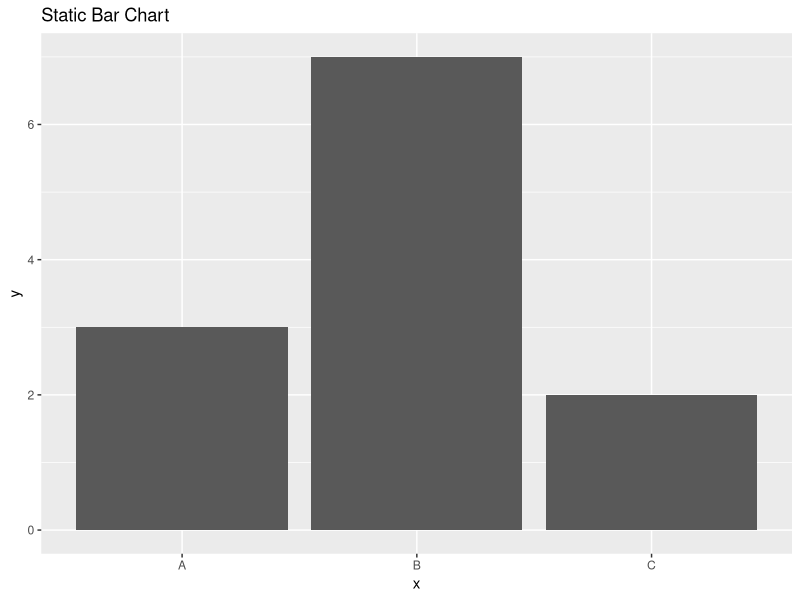

Source code (R):
library(ggplot2)

df <- data.frame(x = c("A", "B", "C"), y = c(3, 7, 2))
ggplot(df, aes(x, y)) + geom_bar(stat = "identity") + ggtitle("Static Bar Chart")
